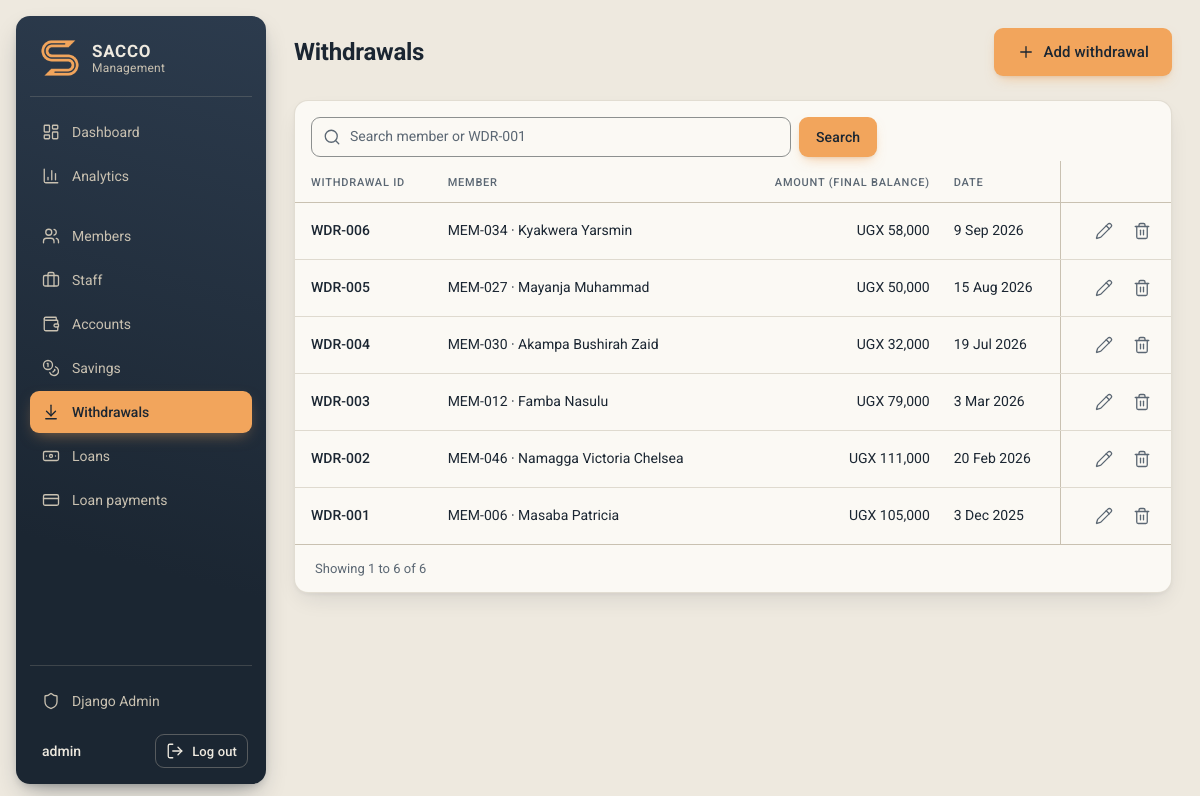
The app's page /withdrawals/ (signed in), older data.
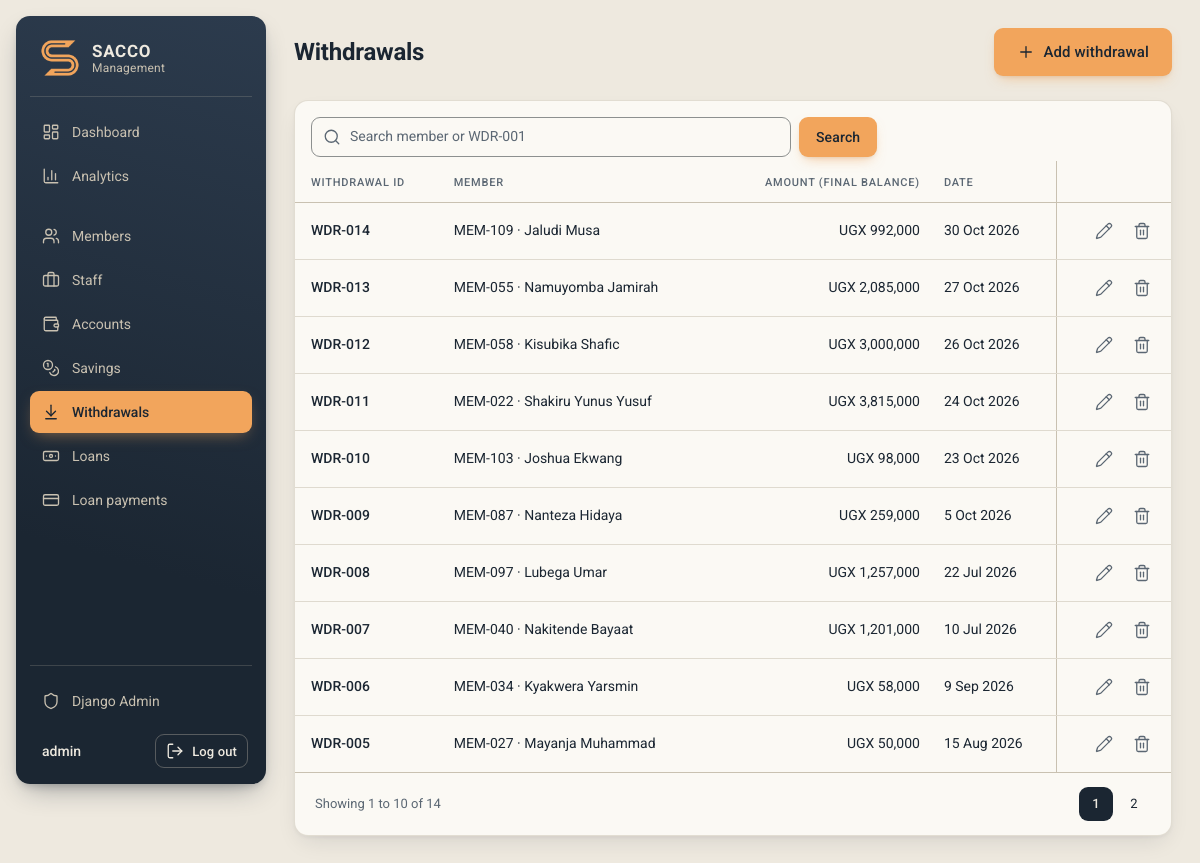
The same page, newer data.
### withdrawals/models.py (models this page shows)
class Withdrawal(CodedModel):
    code_prefix = "WDR"
    member = models.ForeignKey(Member, on_delete=models.CASCADE)
    amount = models.PositiveBigIntegerField(validators=[MinValueValidator(1)])
    date = models.DateField()

### members/models.py (models this page shows)
class Member(CodedModel):
    code_prefix = "MEM"
    GENDER_CHOICES = [("M", "Male"), ("F", "Female")]
    first_name = models.CharField(max_length=100)
    last_name = models.CharField(max_length=100)
    contact = models.CharField(max_length=20)
    address = models.CharField(max_length=255)
    email = models.EmailField()
    gender = models.CharField(max_length=1, choices=GENDER_CHOICES)
    @property
    def full_name(self):
        return f"{self.first_name} {self.last_name}"
    def __str__(self):
        return f"{self.code} · {self.full_name}"

### withdrawals/views.py (the view, shortened to what this page needs)
# urls.py: path("withdrawals/", views.withdrawal_list, name="withdrawal_list"),
@login_required
def withdrawal_list(request):
    withdrawals = Withdrawal.objects.select_related("member").order_by("-id")
    q = request.GET.get("q", "").strip()
    page_obj = Paginator(withdrawals, 10).get_page(request.GET.get("page"))
    context = {
        "object_list": page_obj.object_list,
        "page_obj": page_obj,
        "q": q,
        "search_hint": "Search member or WDR-001",
        "page_title": "Withdrawals",
        "add_label": "Add withdrawal",
        "add_url": reverse("withdrawal_add"),
    }
    return render(request, "withdrawals/withdrawal_list.html", context)

### core/models.py (called while the page is built)
    @property
    def code(self):
        return f"{self.code_prefix}-{self.pk:03d}"

### core/templatetags/sacco.py (called while the page is built)
@register.filter
def ugx(value):
    return f"UGX {value or 0:,}"

### templates/withdrawals/withdrawal_list.html (shortened to what this page needs)
{% extends "base.html" %}
{% load sacco %}
{% block page_title %}{{ page_title }}{% endblock %}
{% block actions %}
  <button type="button" class="btn btn-primary btn-lg" data-modal-url="{{ add_url }}"><i data-lucide="plus" aria-hidden="true"></i>{{ add_label }}</button>
{% endblock %}
{% block content %}
  <section class="card">
    {% include "partials/_search.html" %}
    <div class="table-wrap">
      <table class="table">
        <thead>
          <tr>
            <th scope="col">Withdrawal ID</th>
            <th scope="col">Member</th>
            <th scope="col" class="num">Amount (final balance)</th>
            <th scope="col">Date</th>
            <th scope="col" class="col-actions" aria-label="Actions"></th>
          </tr>
        </thead>
        <tbody>
          {% for withdrawal in object_list %}
            <tr>
              <td class="code">{{ withdrawal.code }}</td>
              <td>{{ withdrawal.member }}</td>
              <td class="num">{{ withdrawal.amount|ugx }}</td>
              <td>{{ withdrawal.date|date:"j M Y" }}</td>
              <td class="col-actions">{% url 'withdrawal_edit' withdrawal.pk as edit_url %}{% url 'withdrawal_delete' withdrawal.pk as delete_url %}{% include "partials/_row_actions.html" %}</td>
            </tr>
          {% empty %}
            <tr><td class="table-empty" colspan="5">{% if q %}No withdrawals match "{{ q }}".{% else %}No withdrawals yet.{% endif %}</td></tr>
          {% endfor %}
        </tbody>
      </table>
    </div>
    {% include "partials/_pagination.html" with page_obj=page_obj %}
  </section>
{% endblock %}

### templates/partials/_row_actions.html
<div class="row-actions">
  <button type="button" class="icon-btn" data-modal-url="{{ edit_url }}" aria-label="Edit"><i data-lucide="pencil" aria-hidden="true"></i></button>
  <button type="button" class="icon-btn icon-btn-danger" data-modal-url="{{ delete_url }}" aria-label="Delete"><i data-lucide="trash-2" aria-hidden="true"></i></button>
</div>

Row changes from the older to the newer data that the page shows:
no longer on this page (row unchanged): Withdrawal: code "WDR-004", member "MEM-030 · Akampa Bushirah Zaid", amount|ugx "UGX 32,000", date "19 Jul 2026"
no longer on this page (row unchanged): Withdrawal: code "WDR-003", member "MEM-012 · Famba Nasulu", amount|ugx "UGX 79,000", date "3 Mar 2026"
no longer on this page (row unchanged): Withdrawal: code "WDR-002", member "MEM-046 · Namagga Victoria Chelsea", amount|ugx "UGX 111,000", date "20 Feb 2026"
no longer on this page (row unchanged): Withdrawal: code "WDR-001", member "MEM-006 · Masaba Patricia", amount|ugx "UGX 105,000", date "3 Dec 2025"
added Withdrawal: code "WDR-014", member "MEM-109 · Jaludi Musa", amount|ugx "UGX 992,000", date "30 Oct 2026"
added Withdrawal: code "WDR-013", member "MEM-055 · Namuyomba Jamirah", amount|ugx "UGX 2,085,000", date "27 Oct 2026"
added Withdrawal: code "WDR-012", member "MEM-058 · Kisubika Shafic", amount|ugx "UGX 3,000,000", date "26 Oct 2026"
added Withdrawal: code "WDR-011", member "MEM-022 · Shakiru Yunus Yusuf", amount|ugx "UGX 3,815,000", date "24 Oct 2026"
added Withdrawal: code "WDR-010", member "MEM-103 · Joshua Ekwang", amount|ugx "UGX 98,000", date "23 Oct 2026"
added Withdrawal: code "WDR-009", member "MEM-087 · Nanteza Hidaya", amount|ugx "UGX 259,000", date "5 Oct 2026"
added Withdrawal: code "WDR-008", member "MEM-097 · Lubega Umar", amount|ugx "UGX 1,257,000", date "22 Jul 2026"
added Withdrawal: code "WDR-007", member "MEM-040 · Nakitende Bayaat", amount|ugx "UGX 1,201,000", date "10 Jul 2026"
Text that changed along with them:
{{ page_obj.end_index }}: "6" → "10"
{{ page_obj.paginator.count }}: "6" → "14"
new list line: "1"
new list line: "2"
